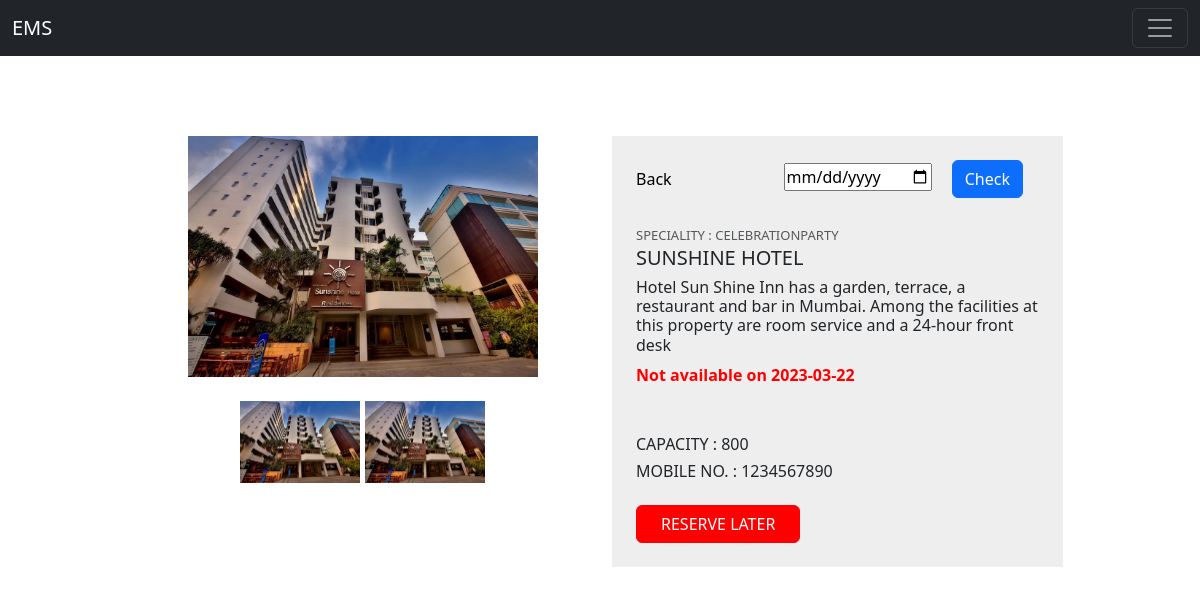
The app's page /venue/sunshine-hotel/ (signed in) with its own data.
### eventApp/models.py (models this page shows, shortened)
class Venues(models.Model):
    typV = (
        ('WeddingAnniversary', 'Wedding Anniversary'),
        ('BirthDay Party','BirthDay Party'),
        ('Conference', 'Conference'),
        ('CelebrationParty','Celebration Party'),
    )
    name = models.CharField(max_length=200)
    desc = models.CharField(max_length=300)
    img = models.ImageField(upload_to='venues/', null=True, blank=True)
    cpcty = models.PositiveIntegerField()
    mincpcty = models.PositiveIntegerField(blank=True,null=True)
    bkngPrice = models.PositiveIntegerField()
    rating = models.IntegerField(null=True, blank= True)
    areaSpecs = models.CharField(max_length=200)
    city = models.ForeignKey(City,on_delete=models.CASCADE,null=True,blank=True)
    address = models.CharField(max_length=400)
    availabililty = models.BooleanField(default=True)
    speciality = models.CharField(max_length=100,null=True,blank=True,choices=typV)
    slug = AutoSlugField(populate_from = 'name',unique=True,null=True,default=None,blank=True)
    mobNo = models.CharField(max_length=15,null=True,blank=True)
    srchDate = models.CharField(max_length=50,null=True,blank=True)
    owner = models.ForeignKey(UserAccount,on_delete=models.CASCADE,null=True,blank=True)
    def checkAvail(self):
        return f'/checkAvial/{self.slug}/'

### eventApp/views.py (the view)
# urls.py: path('venue/<slug:slug>/',views.venueDetail,name='venueDetail'),
def venueDetail(request, slug):
    venue = Venues.objects.get(slug = slug)
    context = {
        'venue' : venue,
    }
    return render(request,'main/details/venueDetail.html',context)

### templates/main/details/venueDetail.html (shortened to what this page needs)
{% extends 'index.html' %}
{% block content %}
{% load static %}
<div class="container mt-5 mb-5">
    <div class="row d-flex justify-content-center">
        <div class="col-md-10">
            <div class="card">
                <div class="row">
                    <div class="col-md-6">
                        <div class="images img-fluid">
                            <div class="text-center p-4"> <img id="main-image" class="img-fluid" src="{{venue.img.url}}" width="350" />
                            </div>
                            <div class="thumbnail text-center"> <img onclick="change_image(this)"
                                    src="{{venue.img.url}}" class="img-fluid" width="120"> <img onclick="change_image(this)"
                                    src="{{venue.img.url}}" class="img-fluid" width="120"> </div>
                        </div>
                    </div>
                    <div class="col-md-6 mt-4">
                        <div class="product p-4">
                            <div class="d-flex justify-content-between align-items-center">
                                <a href="{% url 'places' %}" style="text-decoration: none; color: #000;"><div class="d-flex align-items-center">  <span
                                    class="ml-1">Back</span> </div> </a>
                                <div class="d-flex align-items-right">
                                    <form action="{{venue.checkAvail}}" method="post" id="post-form">
                                        <input type="date" name="avail" id="stDate"/>
                                        <button class="btn btn-primary mx-3" type="submit">Check</button>
                                    </form>
                                </div>
                            </div>
                            <div class="mt-4 mb-3"> <span
                                    class="text-uppercase text-muted brand">Speciality : {{venue.speciality}}</span>
                                <h5 class="text-uppercase">{{venue.name}}</h5>
                                <h6>{{venue.desc}}</h6>
                                <div class="price d-flex flex-row align-items-center">
                                    {% if venue.availabililty == True %}
                                        {% if not venue.srchDate == None %}
                                            <span class="act-price" style="color: green;">Available on {{venue.srchDate}}</span>
                                        {% endif %}
                                    {% else %}
                                        {% if not venue.srchDate == None %}
                                            <span class="act-price">Not available on {{venue.srchDate}}</span>
                                        {% endif %}
                                    {% endif %}
                                </div>
                            </div>
                            <div class="sizes mt-5">
                                <h6 class="text-uppercase">Capacity : <span>{{venue.cpcty}}</span></h6>
                                <h6 class="text-uppercase">Mobile No. : <span>{{venue.mobNo}}</span></h6>
                            </div>
                            {% if venue.availabililty == True %}
                            <a href="{{venue.crEvent}}" style="text-decoration: none; color: #fff;">
                                <div class="cart mt-4 align-items-center"> <button
                                    class="btn btn-danger text-uppercase mr-2 px-4">Reserve Now</button> <i
                                    class="fa fa-heart text-muted"></i> <i class="fa fa-share-alt text-muted"></i>
                                </div>
                            </a>
                            {% else %}
                            <div class="cart mt-4 align-items-center"> <button
                                class="btn btn-danger text-uppercase mr-2 px-4">Reserve Later</button>
                            </div>
                            {% endif %}
                        </div>
                    </div>
                </div>
            </div>
        </div>
    </div>
</div>
{% endblock %}

### templates/main/details/venueDetail.html (style rules this page uses)
body { background-color: #fff }
.card { border: none }
.product { background-color: #eee }
.brand { font-size: 13px }
.act-price { color: red; font-weight: 700 }
.btn-danger { background-color: #ff0000 !important; border-color: #ff0000 !important }

### records on screen
Venues: img (picture), speciality "CELEBRATIONPARTY", name "SUNSHINE HOTEL", desc "Hotel Sun Shine Inn has a garden, terrace, a restaurant and bar in Mumbai. Among the facilities at this property are room service and a 24-hour front desk", srchDate "2023-03-22", cpcty "800", mobNo "1234567890"
